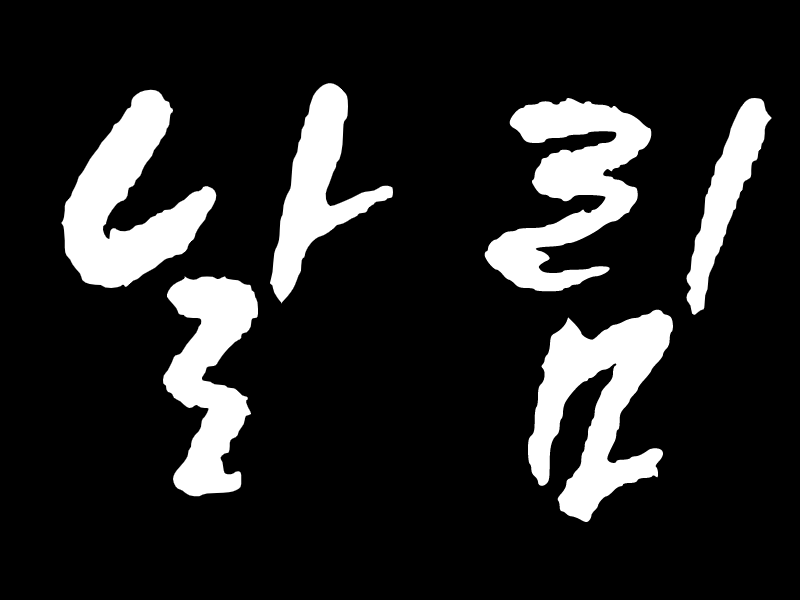
#> input picture frontend/src/img/white_nallim.png, 800 x 600 px, given in place of yuwool.jpg, which was not available
$ python refine_data.py
#> lines starting #> are read from the running program, lines starting #| are printed output that depends on the picture
import cv2
import numpy as np
from matplotlib import pyplot as plt
from PIL import Image
import sys
import os
sys.setrecursionlimit(1000000)


def rgba2rgb(filename):
    png = Image.open('font/PNG/'+filename+'.png')
    png.load()  # required for png.split()

    background = Image.new("RGB", png.size, (255, 255, 255))
    background.paste(png, mask=png.split()[3])  # 3 is the alpha channel

    background.save('font/JPG/'+filename+'.jpg', 'JPEG', quality=80)

# 현재 떨림체는 변환 문제로 제외한 상태

font_list = ['bangwool', 'bangwool_b', 'baram', 'baram_b', 'bawi', 'bawi_b', 'bburi', 'bidan', 'bidan_b', 'bori',
             'bori_b', 'buddle', 'buddle_b', 'dasle', 'goorm', 'groom_b', 'jandi', 'janggun', 'namu',
             'namu_b', 'namu_c', 'sandle', 'seassack', 'seassack_b', 'sonmut', 'sonmut_b', 'taepoong', 'yetdol']
font_list = ['yuwool']
'''
for i in font_list:
    rgba2rgb(i)
'''


def search(row, col, img, visit, row_value, col_value):
    visit[row][col] = 1
    row_value.append(row)
    col_value.append(col)
    num = [2]
    for i in num:
        if row != 0+i-1 and img[row-i][col] <= 200 and visit[row-i][col] == 0:
            search(row-i, col, img, visit, row_value, col_value)
        if row != 3334-i and img[row+i][col] <= 200 and visit[row+i][col] == 0:
            search(row+i, col, img, visit, row_value, col_value)
        if col != 0+i-1 and img[row][col-i] <= 200 and visit[row][col-i] == 0:
            search(row, col-i, img, visit, row_value, col_value)
        if col != 5001-i and img[row][col+i] <= 200 and visit[row][col+i] == 0:
            search(row, col+i, img, visit, row_value, col_value)
    return 0


def search2(row_value, col_value, img, visit):
    num = 10
    for i in range(len(row_value)):
        if img[row_value[i]+num][col_value[i]] <= 200:
            search(row_value[i]+num, col_value[i], img, visit, row_value, col_value)
        if img[row_value[i]-num][col_value[i]] <= 200:
            search(row_value[i]-num, col_value[i], img, visit, row_value, col_value)
        if img[row_value[i]][col_value[i]+num] <= 200:
            search(row_value[i], col_value[i]+num, img, visit, row_value, col_value)
        if img[row_value[i]][col_value[i]-num] <= 200:
            search(row_value[i], col_value[i]-num, img, visit, row_value, col_value)


for filename in font_list:
    img = cv2.imread('font/JPG/{}.jpg'.format(filename), cv2.IMREAD_COLOR)
#> img is the input picture: shape (600, 800, 3); min 0, max 255, mean 37.2
    img = cv2.cvtColor(img, cv2.COLOR_BGR2GRAY)
#> img: shape (600, 800)
    img[0:216, 167:305] = 255
    img[0:216, 2542:2680] = 255
    img[182:3124, 150:314] = 255
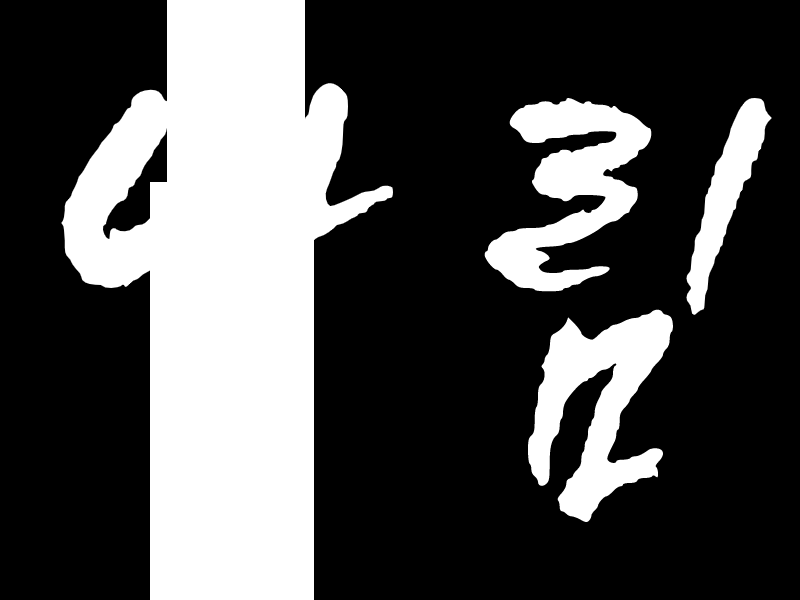
#> img: shape (600, 800); min 0, max 255, mean 77.2
    img[182:2700, 2533:2691] = 255
    img[2983:3215, 2700:4264] = 255

    visit = np.zeros([3333, 5000])
    data = []
    height_line = [120, 360, 580, 800, 1020, 1240, 1460, 1660, 1880, 2100, 2320, 2540, 2760, 2980, 3200]
    for k in range(1, len(height_line)):
        col = 0
        while col < 2500:
            row = height_line[k-1]
            while row < height_line[k]:
                if img[row][col] <= 100 and visit[row][col] == 0:
                    row_value = []
                    col_value = []
#> (the run stopped early here; a loop or call above may not have finished)

$ run again, on frontend/src/img/white_toobak.png
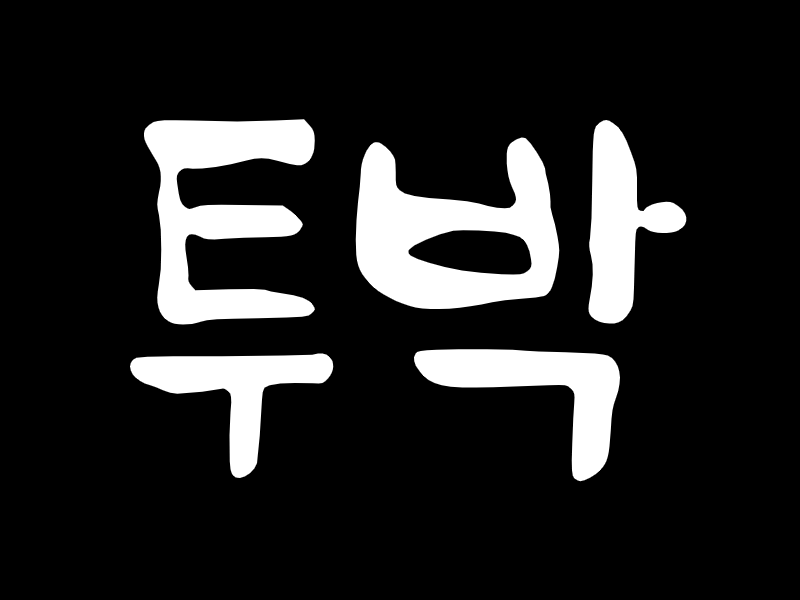
#> input picture frontend/src/img/white_toobak.png, 800 x 600 px, given in place of yuwool.jpg, which was not available
#> img is the input picture: shape (600, 800, 3); min 0, max 255, mean 35.1
#> `img[182:3124, 150:314] = 255`:
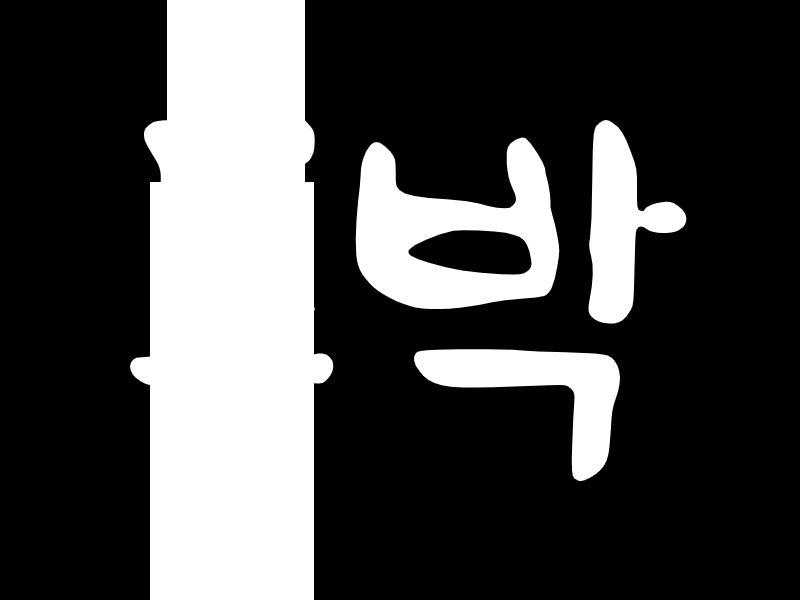
#> img: shape (600, 800); min 0, max 255, mean 71.8
